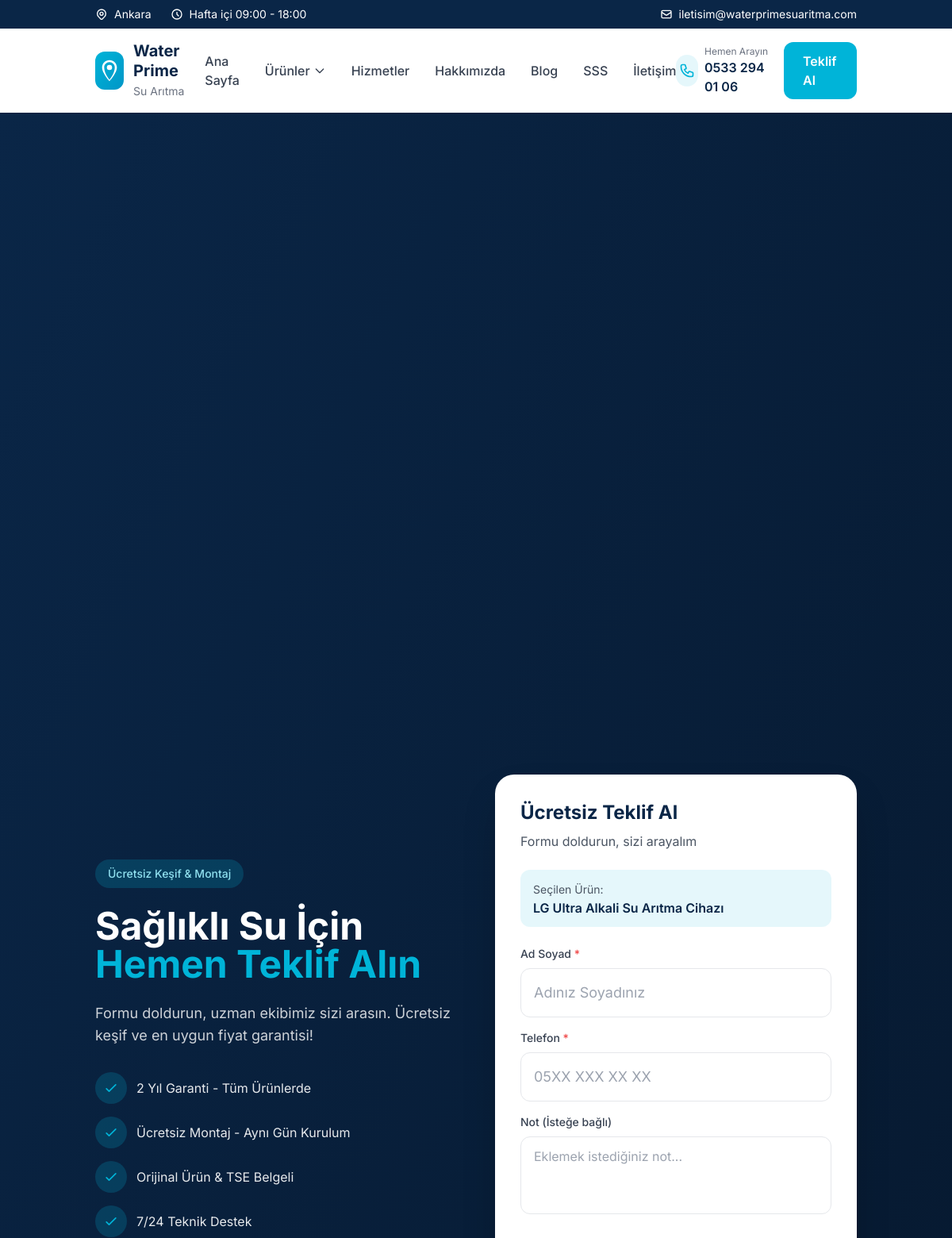
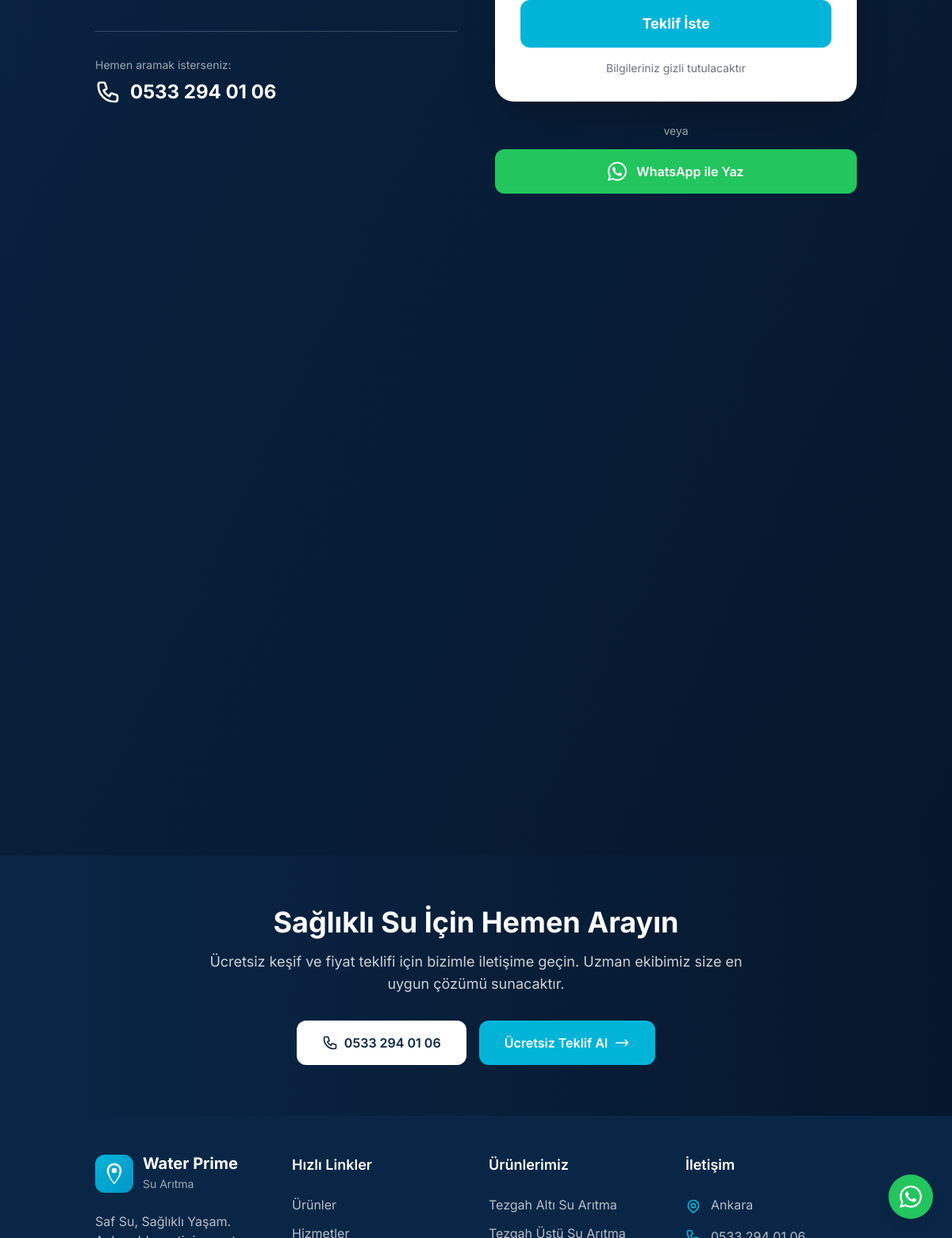
/teklif-al?urun=lg-ultra-alkali-su-aritma-cihazi, run on the app's committed database (2 pictures, top to bottom).
### tables this page shows
CREATE TABLE `products` (
  `id` int(11) NOT NULL AUTO_INCREMENT,
  `category_id` int(11) DEFAULT NULL,
  `name` varchar(200) NOT NULL,
  `slug` varchar(200) NOT NULL,
  `short_description` text DEFAULT NULL,
  `description` longtext DEFAULT NULL,
  `features` text DEFAULT NULL,
  `image` varchar(255) DEFAULT NULL,
  `gallery` text DEFAULT NULL,
  `is_featured` tinyint(1) DEFAULT 0,
  `is_active` tinyint(1) DEFAULT 1,
  `sort_order` int(11) DEFAULT 0,
  `meta_title` varchar(255) DEFAULT NULL,
  `meta_description` text DEFAULT NULL,
  `view_count` int(11) DEFAULT 0,
  `created_at` datetime DEFAULT CURRENT_TIMESTAMP,
  `updated_at` datetime DEFAULT CURRENT_TIMESTAMP ON UPDATE CURRENT_TIMESTAMP,
  PRIMARY KEY (`id`),
  UNIQUE KEY `slug` (`slug`),
  KEY `category_id` (`category_id`),
  KEY `is_featured` (`is_featured`),
  KEY `is_active` (`is_active`),
  CONSTRAINT `products_ibfk_1` FOREIGN KEY (`category_id`) REFERENCES `categories` (`id`) ON DELETE SET NULL
);

CREATE TABLE `categories` (
  `id` int(11) NOT NULL AUTO_INCREMENT,
  `name` varchar(100) NOT NULL,
  `slug` varchar(100) NOT NULL,
  `description` text DEFAULT NULL,
  `image` varchar(255) DEFAULT NULL,
  `sort_order` int(11) DEFAULT 0,
  `is_active` tinyint(1) DEFAULT 1,
  `meta_title` varchar(255) DEFAULT NULL,
  `meta_description` text DEFAULT NULL,
  `created_at` datetime DEFAULT CURRENT_TIMESTAMP,
  `updated_at` datetime DEFAULT CURRENT_TIMESTAMP ON UPDATE CURRENT_TIMESTAMP,
  PRIMARY KEY (`id`),
  UNIQUE KEY `slug` (`slug`)
);

### pages/teklif-al.php (the view, shortened to what the rows shown need)
<?php
$productSlug = $_GET['urun'] ?? null;
$selectedProduct = null;
if ($productSlug) {
    $db = getDB();
    $stmt = $db->prepare("SELECT id, name FROM products WHERE slug = ? AND is_active = 1");
    $stmt->execute([$productSlug]);
    $selectedProduct = $stmt->fetch();
}
$formSuccess = false;
include INCLUDES_PATH . 'header.php';
?>
<section class="min-h-[80vh] bg-gradient-to-br from-primary to-primary-700 py-16 flex items-center">
    <div class="container">
        <div class="max-w-5xl mx-auto">
            <div class="grid lg:grid-cols-2 gap-12 items-center">
                <div class="text-white">
                    <h1 class="text-3xl md:text-4xl lg:text-5xl font-bold mb-6 leading-tight">
                        Sağlıklı Su İçin<br>
                        <span class="text-accent">Hemen Teklif Alın</span>
                    </h1>
                </div>
                <div>
                    <div class="bg-white rounded-3xl shadow-2xl p-8">
                        <?php if ($formSuccess): ?>
                        <div class="text-center py-8">
                            <div class="w-20 h-20 rounded-full bg-green-100 flex items-center justify-center mx-auto mb-6">
                                <svg class="w-10 h-10 text-green-500" fill="none" stroke="currentColor" viewBox="0 0 24 24">
                                    <path stroke-linecap="round" stroke-linejoin="round" stroke-width="2" d="M5 13l4 4L19 7"/>
                                </svg>
                            </div>
                            <h2 class="text-2xl font-bold text-primary mb-3">Talebiniz Alındı!</h2>
                            <p class="text-gray-600 mb-6">
                                En kısa sürede sizi arayacağız.<br>
                                Teşekkür ederiz!
                            </p>
                            <a href="<?= SITE_URL ?>" class="inline-flex items-center gap-2 text-accent font-medium hover:underline">
                                <svg class="w-4 h-4" fill="none" stroke="currentColor" viewBox="0 0 24 24">
                                    <path stroke-linecap="round" stroke-linejoin="round" stroke-width="2" d="M7 16l-4-4m0 0l4-4m-4 4h18"/>
                                </svg>
                                Ana Sayfaya Dön
                            </a>
                        </div>
                        <script>
                            // Google Ads conversion tracking
                            if (typeof gtag !== 'undefined') {
                                gtag('event', 'conversion', {
                                    'send_to': 'AW-CONVERSION_ID/CONVERSION_LABEL',
                                    'value': 1.0,
                                    'currency': 'TRY'
                                });
                            }
                            // Facebook Pixel
                            if (typeof fbq !== 'undefined') {
                                fbq('track', 'Lead', {
                                    content_name: 'Teklif Formu',
                                    content_category: 'Su Arıtma'
                                });
                            }
                        </script>
                        <?php else: ?>
                        <h2 class="text-2xl font-bold text-primary mb-2">Ücretsiz Teklif Al</h2>
                        <form method="POST" action="" data-validate>
                            <?php if ($selectedProduct): ?>
                            <div class="bg-accent/10 rounded-xl px-4 py-3 mb-6">
                                <span class="text-sm text-gray-600">Seçilen Ürün:</span>
                                <span class="block font-semibold text-primary"><?= e($selectedProduct['name']) ?></span>
                            </div>
                            <?php endif; ?>
                        </form>
                        <?php endif; ?>
                    </div>
                </div>
            </div>
        </div>
    </div>
</section>
<?php include INCLUDES_PATH . 'footer.php'; ?>

### includes/footer.php (shortened to what the rows shown need)
    </main>
    <section class="bg-gradient-to-r from-primary to-primary-700 py-16">
        <div class="container text-center">
            <h2 class="text-3xl md:text-4xl font-bold text-white mb-4">Sağlıklı Su İçin Hemen Arayın</h2>
        </div>
    </section>
    <footer class="bg-primary text-white">
        <div class="container py-12">
            <div class="grid grid-cols-1 md:grid-cols-2 lg:grid-cols-4 gap-8">
                <div>
                    <ul class="space-y-3">
                        <?php foreach (getCategories() as $category): ?>
                        <li>
                            <a href="<?= SITE_URL ?>/urunler/<?= e($category['slug']) ?>" class="text-white/70 hover:text-accent transition-colors">
                                <?= e($category['name']) ?>
                            </a>
                        </li>
                        <?php endforeach; ?>
                    </ul>
                </div>
            </div>
        </div>
    </footer>
</body>
</html>

### data on the page
products: name "LG Ultra Alkali Su Arıtma Cihazı"
categories: name "Tezgah Altı Su Arıtma"

### other printed values
CONTACT_ADDRESS "Ankara"
WORKING_HOURS "Hafta içi 09:00 - 18:00"
CONTACT_EMAIL "iletisim@waterprimesuaritma.com"
CONTACT_PHONE "0533 294 01 06"
SITE_SLOGAN "Saf Su, Sağlıklı Yaşam"
